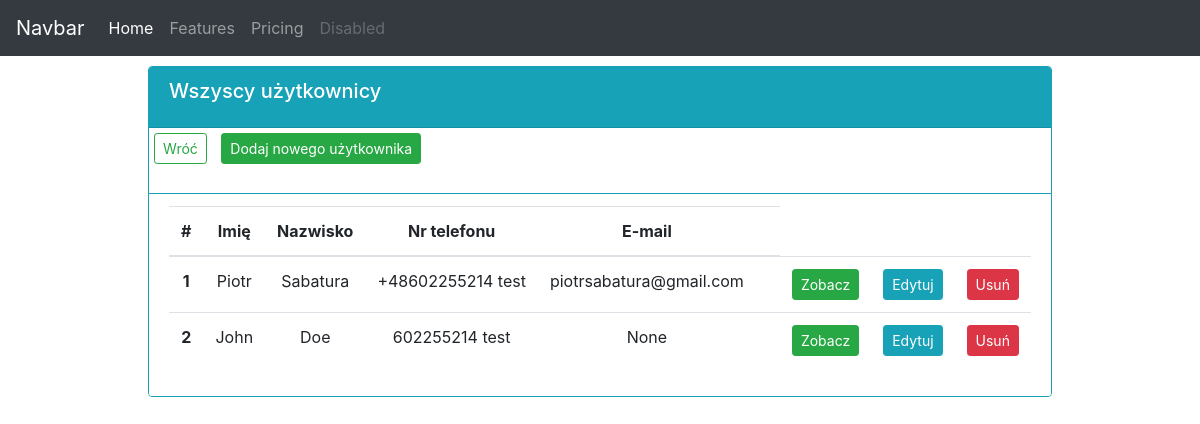
/users/, run on an earlier commit of the app's database.
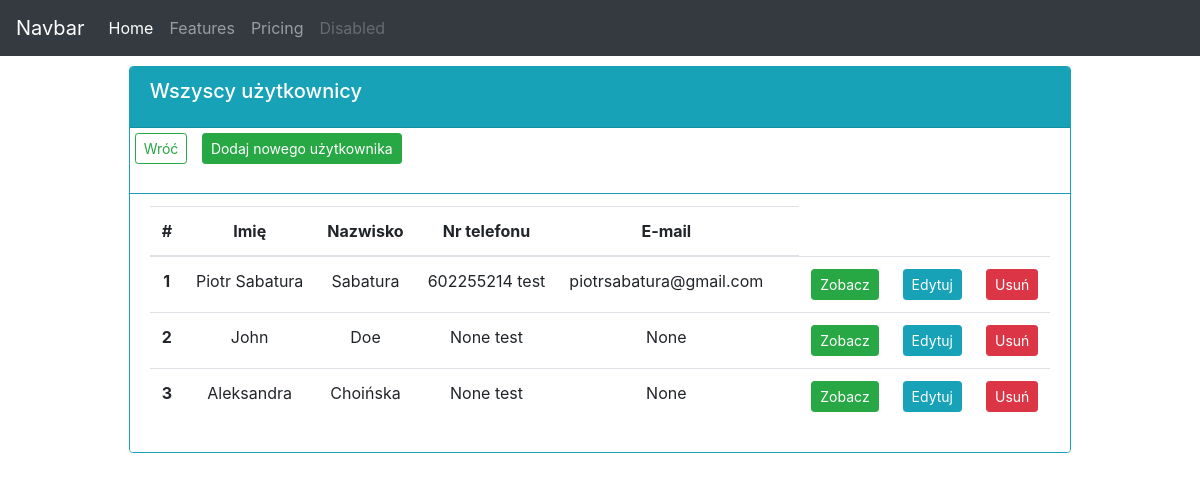
And on a later commit of the database.
### order_app/models.py (models this page shows, shortened)
class Employee(models.Model):
    name = models.CharField(max_length=200, null=True)
    surname = models.CharField(max_length=200, null=True)
    phone = models.CharField(max_length=200, null=True, blank=True)
    email = models.EmailField(max_length=100, null=True, blank=True)
    date_added = models.DateTimeField(auto_now_add=True)
    def formatted_phone(self):
        return f"{self.phone} test"

### order_app/views.py (the view)
# urls.py: path('users/', usersView, name='users'),
def usersView(request):
    users = Employee.objects.all()
    context = {'users': users}
    template = 'order_app/users.html'
    return render(request, template, context)

### order_app/templates/order_app/users.html (shortened to what this page needs)
{% extends 'order_app/base.html' %}
{% block content %}
<div class="row">
    <div class="col-md d-flex justify-content-center">
      <div class="card border-info" style="margin: 10px;">
        <div class="card-header bg-info text-white">
          <h5 class="card-title">Wszyscy użytkownicy</h5>
        </div>
          <p>
            <a class="btn btn-outline-success btn-sm" style="margin: 5px;" href="{% url 'order_app:index' %}">Wróć</a>
            <a class="btn btn-success btn-sm" style="margin: 5px;"
               href="{% url 'order_app:add_user' %}">Dodaj nowego użytkownika</a>
          </p>
          <ul class="list-group list-group-flush">
            <li class="list-group-item border-info">
              <table class="table">
                <thead>
                  <tr class="text-center">
                    <th scope="col">#</th>
                    <th scope="col">Imię</th>
                    <th scope="col">Nazwisko</th>
                    <th scope="col">Nr telefonu</th>
                    <th scope="col">E-mail</th>
                    <th scope="col"></th>
                  </tr>
                </thead>
                <tbody>
                  {% for user in users %}
                  <tr class="text-center">
                    <th scope="row">{{forloop.counter}}</th>
                    <td>{{ user.name }}</td>
                    <td>{{ user.surname }}</td>
                    <td>{{ user.formatted_phone }}</td>
                    <td>{{ user.email }}</td>
                    <td></td>
                    <td><a class="btn btn-sm btn-success" href="">Zobacz</a></td>
                    <td><a class="btn btn-sm btn-info" href="{% url 'order_app:edit_user' user.id %}">Edytuj</a></td>
                    <td><a class="btn btn-sm btn-danger" href="">Usuń</a></td>
                  </tr>
                  {% endfor %}
              </table>
            </li>
          </ul>
        </div>
      </div>
    </div>
{% endblock content %}

### order_app/templates/order_app/base.html (shortened to what this page needs)
<!DOCTYPE html>
<html lang="en">
<head>
    <link rel="stylesheet" href="https://cdn.jsdelivr.net/npm/bootstrap@4.6.1/dist/css/bootstrap.min.css">
</head>
<body>
{% include 'order_app/navbar.html' %}
{% block content %}
{% endblock content %}
</body>
</html>

### order_app/templates/order_app/navbar.html (shortened to what this page needs)
<nav class="navbar navbar-expand-lg navbar-dark bg-dark">
  <a class="navbar-brand" href="#">Navbar</a>
  <div class="collapse navbar-collapse" id="navbarNav">
    <ul class="navbar-nav">
      <li class="nav-item active">
        <a class="nav-link" href="{% url 'order_app:index' %}">Home <span class="sr-only">(current)</span></a>
      </li>
      <li class="nav-item">
        <a class="nav-link" href="#">Features</a>
      </li>
      <li class="nav-item">
        <a class="nav-link" href="#">Pricing</a>
      </li>
      <li class="nav-item">
        <a class="nav-link disabled">Disabled</a>
      </li>
    </ul>
  </div>
</nav>

What changed in the data, as far as the page shows it:
changed Employee "Sabatura": name "Piotr" → "Piotr Sabatura"; formatted_phone "+48602255214 test" → "602255214 test"
changed Employee "John": formatted_phone "602255214 test" → "None test"
added Employee: name "Aleksandra", surname "Choińska", formatted_phone "None test", email "None"
